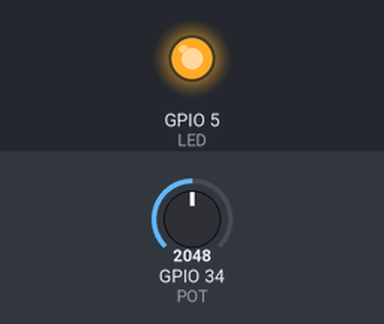
Simulated run of this sketch. Board: ESP32. Parts: output pins drawn as LEDs (lit = HIGH). The test bench sets the inputs (shaded band); at power-on: GPIO 34 (POT) = 2048. What the sketch prints to the serial monitor is not drawn.

Above: at 0.1 s.
At 2.1 s:
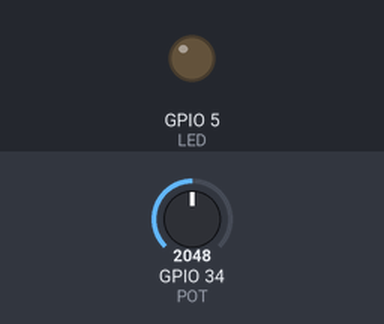
Timing chart, 0 to 3.6 s (numbered marks = the images above):
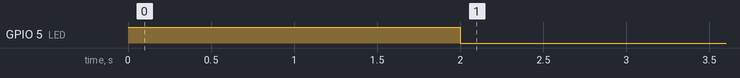

The sketch:

introducaoESP32_sep17.ino
```cpp
#define LED 5
#define POT 34

// Variável para o ADC
int valor; // 0 a 4.095 ---> analogRead
int perc; // 0 a 100%

void setup() {
  Serial.begin(115200);
  pinMode(LED, OUTPUT);

  digitalWrite(LED, HIGH);
  delay(2000);
  digitalWrite(LED, LOW);

  Serial.println("Fim da inicialização");
  Serial.println("");
}

void loop() {
  valor = analogRead(POT);
  delay(10); // 0.01 s
  perc = map(valor, 0, 4095, 0, 100);

  Serial.print("Valor ADC: " + String(valor));
  Serial.println(" - Percentual: " + String(perc) + "%");

  if(perc > 80) digitalWrite(LED, HIGH);
  else digitalWrite(LED, LOW);
}
```
